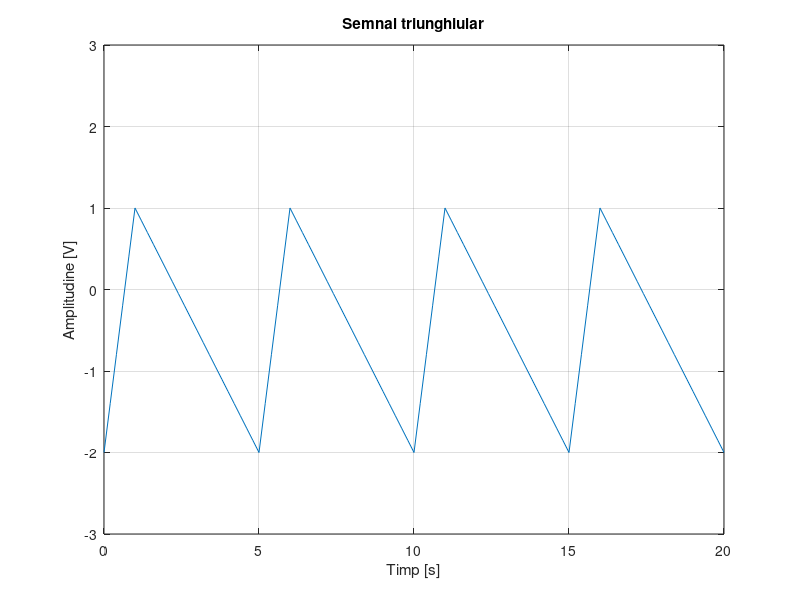

This figure's MATLAB source:
f=0.2                    %acelas lucru pentru rezolutie 0.2
t=0:0.2:20;
A=1.5;
y=A*sawtooth(2*pi*0.2*t,0.2)
plot(t,y-0.5), grid;
axis([0,20,-3,3])
title('Semnal triunghiular')
xlabel('Timp [s]')
ylabel('Amplitudine [V]')